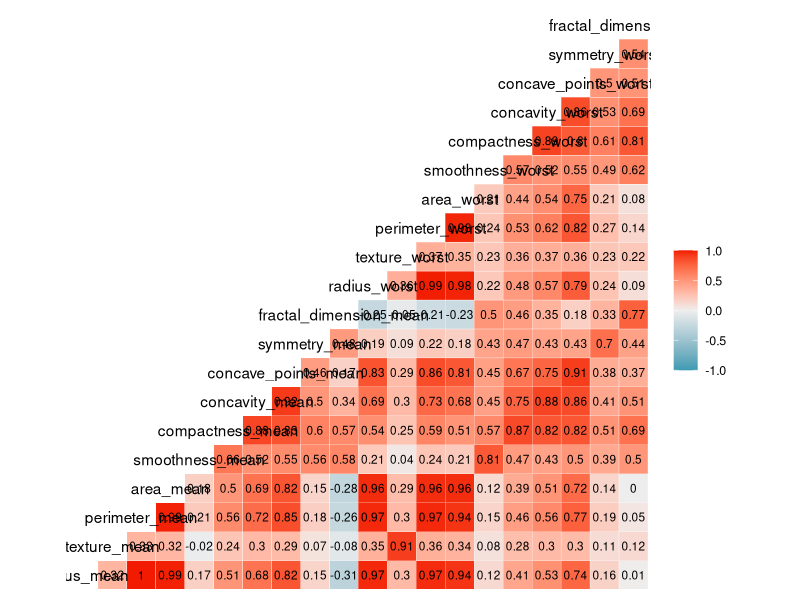
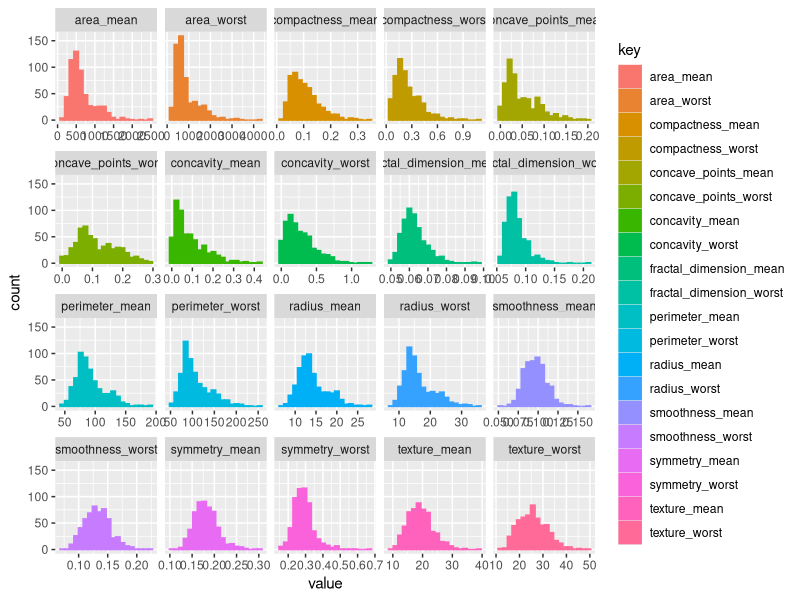
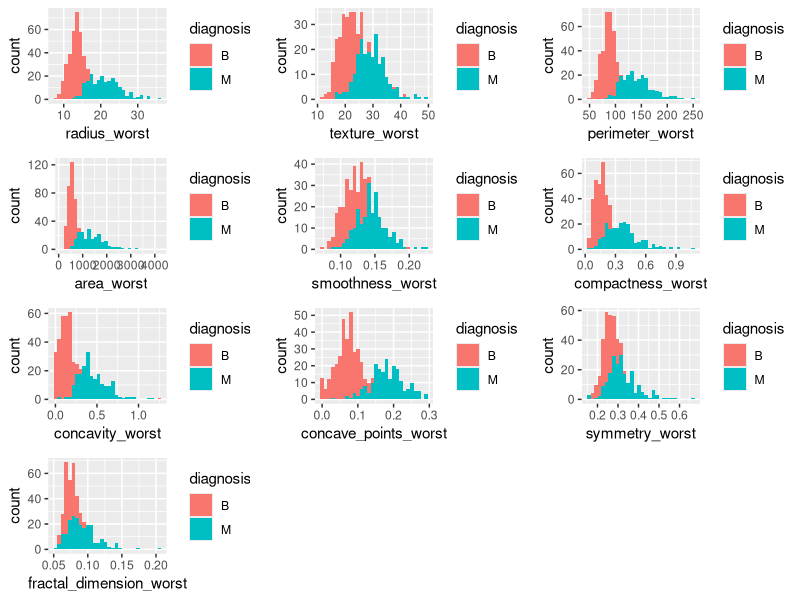
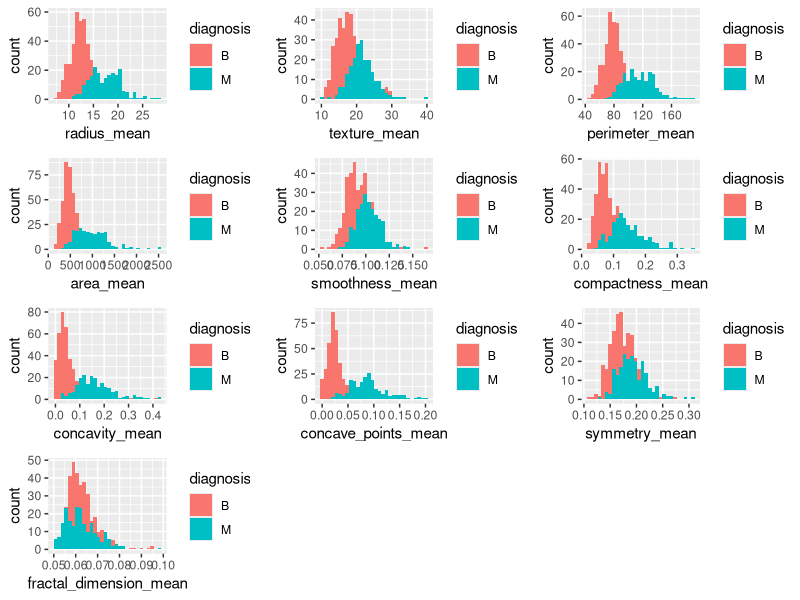

The R source for these figures, in order:
## CS 5610 Project Exploratory Data Analysis ##
library(tidyverse)
#install.packages('GGally')
library(GGally)
#Loading dataset
breast_cancer <- readxl::read_xlsx('Breast Cancer data - CS 5610.xlsx')

#Removing id and standard error columns
b_cancer <- breast_cancer[, -1]
b_cancer <- b_cancer[, !grepl('_se', colnames(b_cancer))]
colnames(b_cancer)
colnames(b_cancer)[c(9, 19)] <- c("concave_points_mean", "concave_points_worst")
str(b_cancer)

#converting diagnosis to factor
b_cancer$diagnosis <- b_cancer$diagnosis %>% as.factor()

#Overview of data
summary(b_cancer)
ggcorr(b_cancer[, -1], method = c('everything', 'pearson'), 
       label = TRUE,
       label_round = 2,
       label_size = 3)

#Plot histograms of covariates
ggplot(gather(b_cancer[,-1]), aes(x = value, color = key, fill = key)) +
  geom_histogram(bins = 20) +
  facet_wrap(~key, scales = 'free_x')

#Plotting histograms of covariates grouped by diagnosis, for mean/worst
hist <- list()
for(i in names(b_cancer[,-1])){
  hist[[i]] <- ggplot(data = b_cancer, aes_string(x = i,
                   fill = "diagnosis")) +
                   geom_histogram(position = 'identity')     
}

#Worst count covariates
grep('worst', names(b_cancer[,-1]))
gridExtra::grid.arrange(hist[[11]], hist[[12]], hist[[13]], hist[[14]], hist[[15]],
                        hist[[16]], hist[[17]], hist[[18]], hist[[19]], hist[[20]],
                        nrow = 4)
#Mean count covariates
grep('mean', names(b_cancer[,-1]))
gridExtra::grid.arrange(hist[[1]], hist[[2]], hist[[3]], hist[[4]], hist[[5]],
                        hist[[6]], hist[[7]], hist[[8]], hist[[9]], hist[[10]],
                        nrow = 4)


#Partitioning dataset into mean/worst covariates
cancer_mean <- b_cancer[, c(1, grep('mean', names(b_cancer)))]
colnames(cancer_mean)

cancer_worst <- b_cancer[, c(1, grep('worst', names(b_cancer)))]
colnames(cancer_worst)
write.csv(cancer_mean, "breast_cancer_mean.csv", row.names = FALSE)
write.csv(cancer_worst, "breast_cancer_worst.csv", row.names = FALSE)
